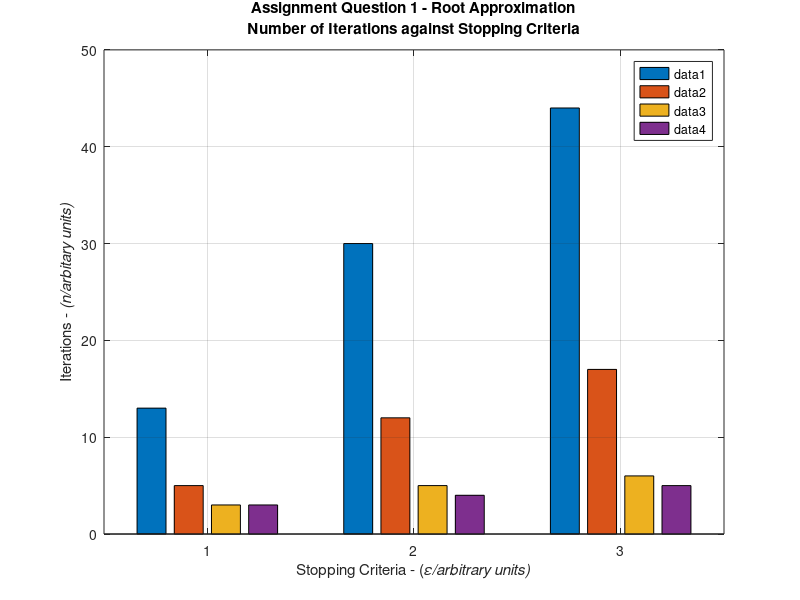

Write the MATLAB code that produced this figure.
% bisection, rf, secant, nr
iters_5 = [ 13, 5, 3, 3 ];
iters_10 = [ 30, 12, 5, 4 ];
iters_15 = [ 44, 17, 6, 5 ]; 

iters_data = [ iters_5; iters_10; iters_15 ];
bar( iters_data ); grid;
% xticklabels( { '10^{-5}', '10^{-10}', '10^{-15}' });
xlabel( 'Stopping Criteria - (\it{\epsilon/arbitrary units)}' );
ylabel( 'Iterations - \it{(n/arbitary units)}' );
title( { 'Assignment Question 1 - Root Approximation', ...
    'Number of Iterations against Stopping Criteria'});
legend;